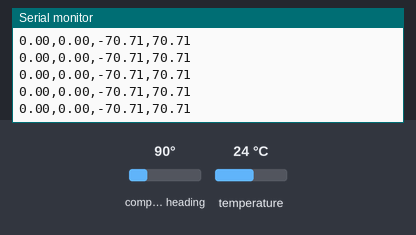
Recording of a sketch running on a simulated Arduino Uno, built with avr-gcc and run on an emulated ATmega328P. Shown: the last lines printed to the serial monitor. The inputs (shaded band) are chosen by the test bench; at power-on: compass heading 90°, temperature 24 °C.

Above: at 2.2 s.
2.3 s: compass heading set to 269°
At 2.36 s:
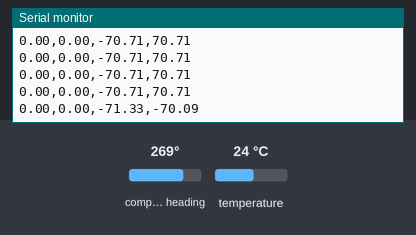
5.3 s: compass heading set to 7°
At 5.31 s:
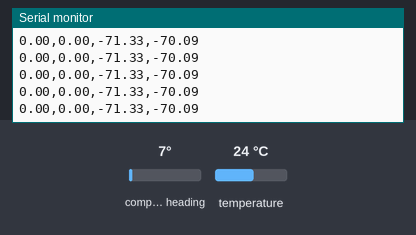
Timing chart, 0 to 8.3 s (numbered marks = the images above; inputs shaded):
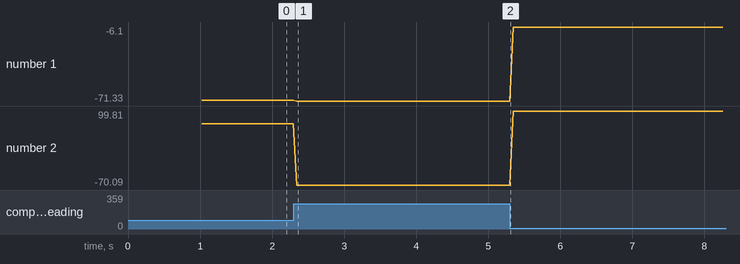

Measured:
- after the input at 2.3 s, the serial monitor: prints a new line at once (image 1)
- plotted number 1: -70.71 → -71.33 after the input at 2.3 s, -71.33 → -6.1 after the input at 5.3 s
- plotted number 2: 70.71 → -70.09 after the input at 2.3 s, -70.09 → 99.81 after the input at 5.3 s

The sketch:

ReadSensor.ino
```cpp
#include <Wire.h>
#include <Adafruit_Sensor.h>
#include <Adafruit_BNO055.h>
#include <utility/imumaths.h>

/* This driver reads raw data from the BNO055

   Connections
   ===========
   Connect SCL to analog 5
   Connect SDA to analog 4
   Connect VDD to 3.3V DC
   Connect GROUND to common ground

   History
   =======
   2015/MAR/03  - First release (KTOWN)
*/

/* Set the delay between fresh samples */
#define BNO055_SAMPLERATE_DELAY_MS (50)

Adafruit_BNO055 bno = Adafruit_BNO055();

void setup()
{

  Serial.begin(38400);
  delay(1000);

  Serial.println("[SETUP] - initializing sensor");

  //connect to sensor
  if(!bno.begin())
  {
    /* There was a problem detecting the HMC5883 ... check your connections */
    Serial.println("[SETUP] - Ooops, no BNO055 detected ... Check your wiring!");
    delay(100);
    while(1);
  }else {
      Serial.println("[SETUP] - successfully conected to sensor!");
  }

 /* Display the current temperature */
  int8_t temp = bno.getTemp();
  Serial.print("Current Temperature: ");
  Serial.print(temp);
  Serial.println(" C");

  bno.setExtCrystalUse(true);


  }


void loop()
{
  /* Get a new sensor event */
  imu::Quaternion quat = bno.getQuat();

  String data;
  data.concat(quat.x()*100);
  data.concat(",");
  data.concat(quat.y()*100);
  data.concat(",");
  data.concat(quat.z()*100);
  data.concat(",");
  data.concat(quat.w()*100);

  Serial.println(data);
  //writeString(data);

  //separator
  //String lineEnding = "\n";
  //writeString(lineEnding);

  delay(BNO055_SAMPLERATE_DELAY_MS);
}

void writeString(String stringData) { // Used to serially push out a String with Serial.write()

  for (int i = 0; i < stringData.length(); i++)
  {
    Serial.write(stringData[i]);   // Push each char 1 by 1 on each loop pass
  }

}
```
